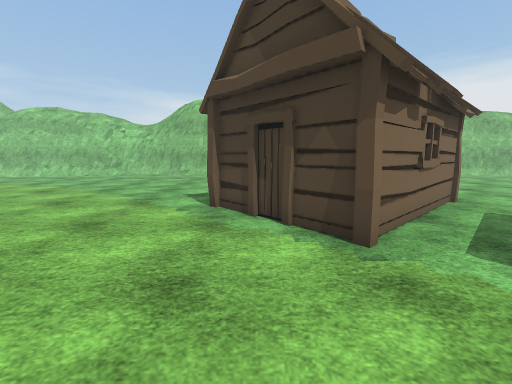
[1] (above)

21 first-person views from a walk through a Unity game level. The camera is 1.4 m above the floor, tilts 8° down and sees 90° across. The floor is counted in squares, 1 m on a side. Each view is taken from the middle of a square. On the plan, view 1 faces up. The plan holds only what a view shows up to about 13 squares ahead; the rest is blank. The place goes on beyond the plan. The player is left out. Some surface patterns are stand-ins.

[2]
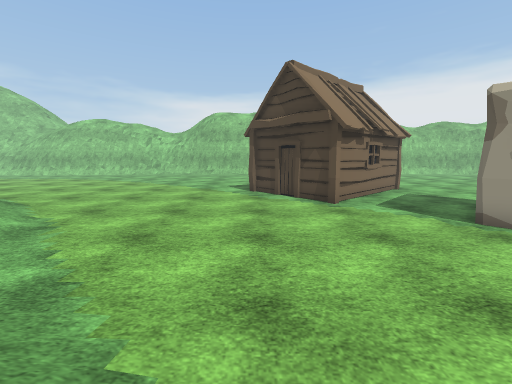

[3]
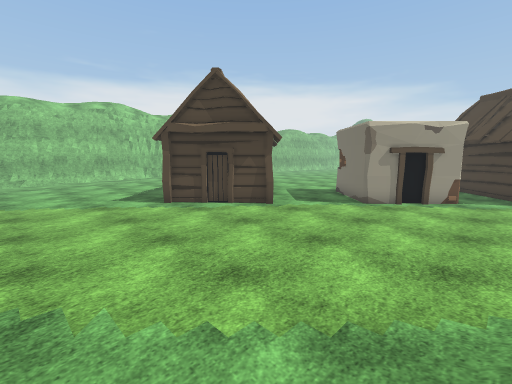

[4]
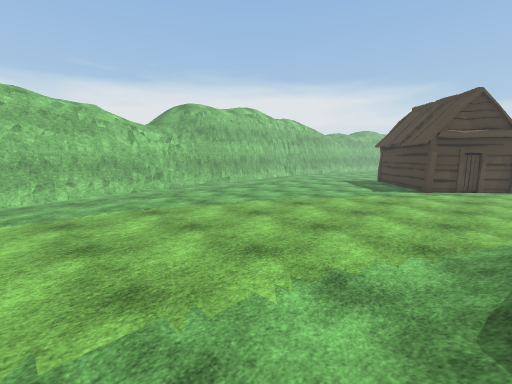

[5]
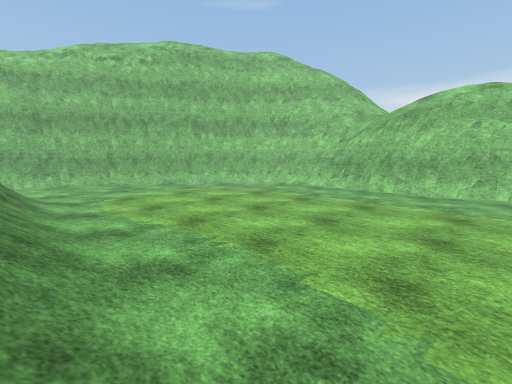

[6]
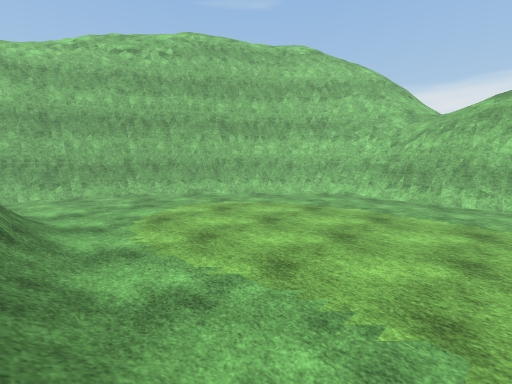

[7]
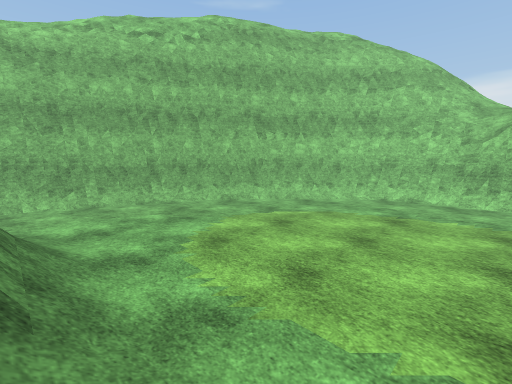

[8]
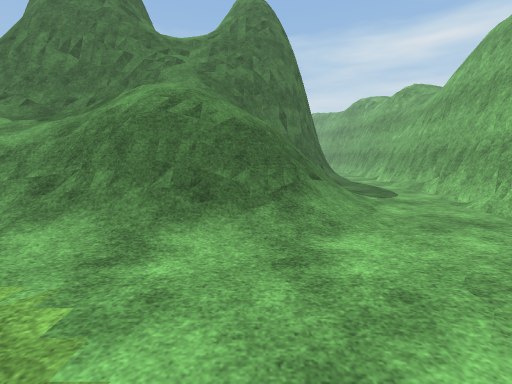

[9]
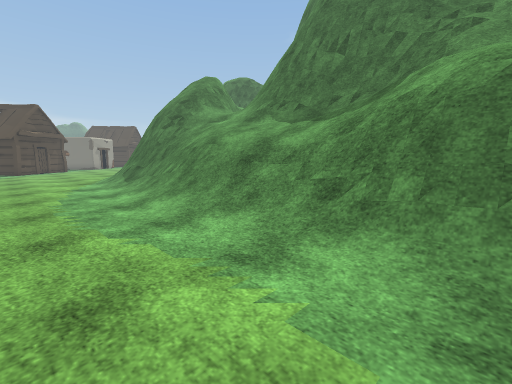

[10]
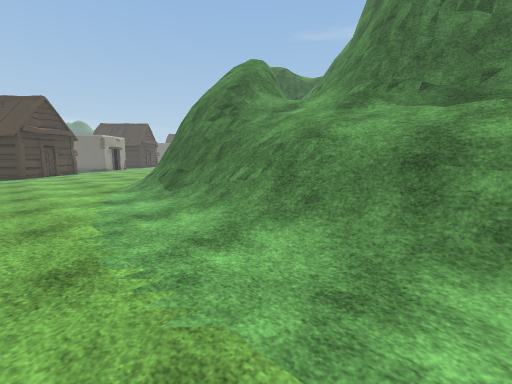

[11]
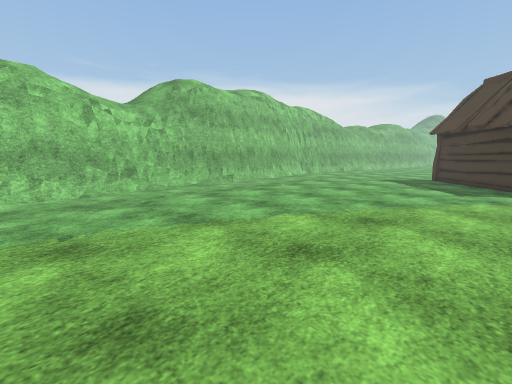

[12]
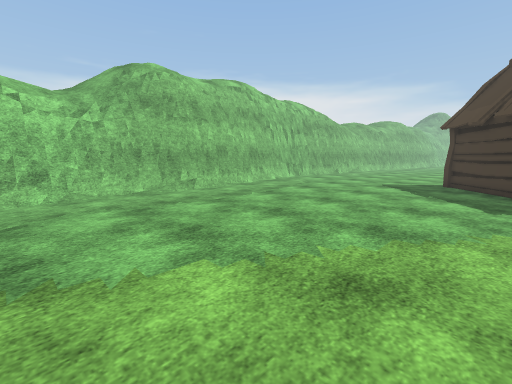

[13]
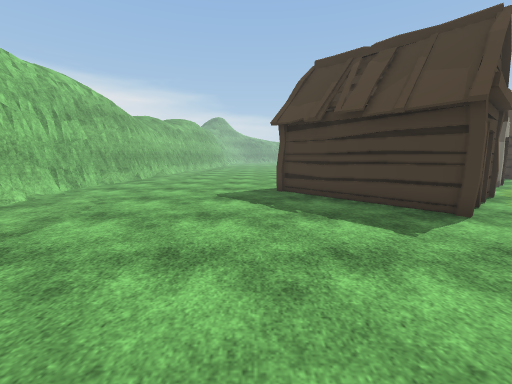

[14]
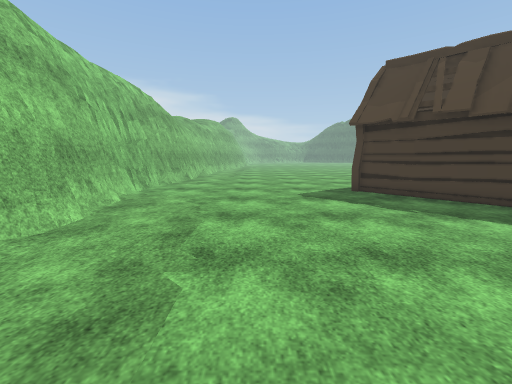

[15]
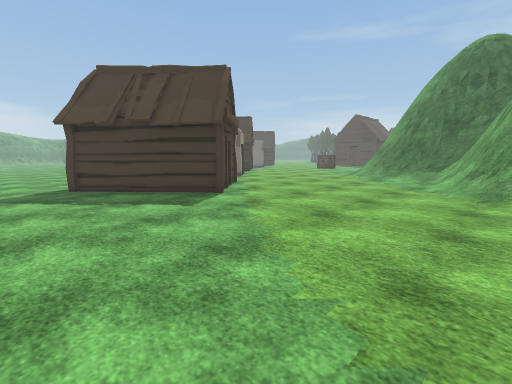

[16]
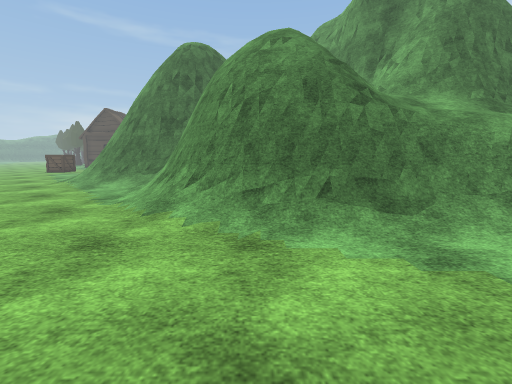

[17]
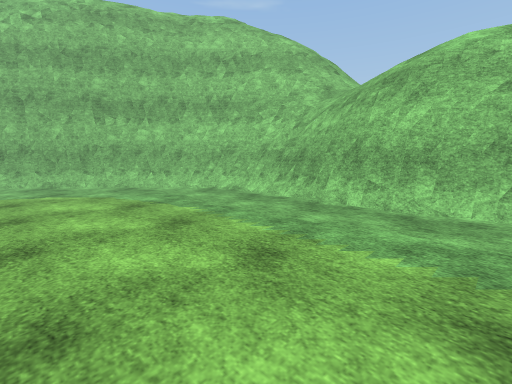

[18]
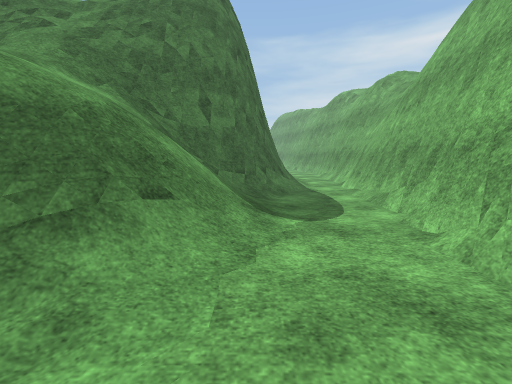

[19]
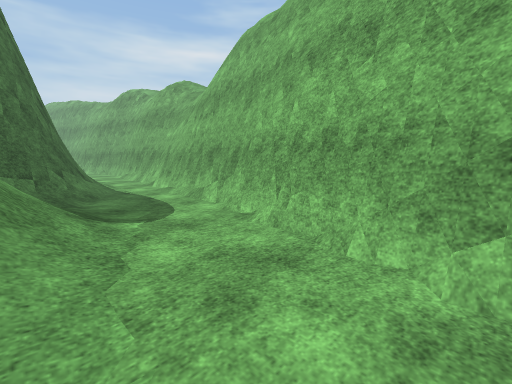

[20]
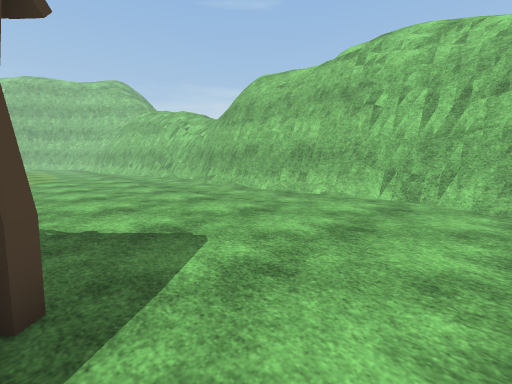

[21]
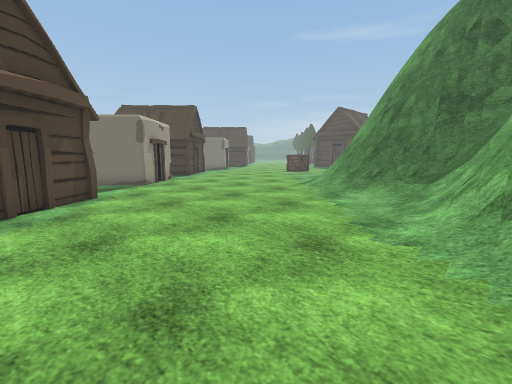

### Floor plan
Key: @ floor where view 1 was taken; # wall or solid block; . main floor; : floor 2.5 m higher than the main floor; + floor 3.5 m higher than the main floor; * floor 5.25 m higher than the main floor; % floor 6 m higher than the main floor; & floor 6.75 m higher than the main floor; / step, stairs or slope; = window, fence, low wall or low ledge; v drop or lower ground; H hut; O other object.
Columns run from 35 left of view 1 to 6 right of it. Each row starts with its distance up from view 1.
 24                                      &///
 23                           ////    ////////
 22            #=/          ///////////vvvvvvv
 21           v#=//   */////////vvv/vv     #
 20          v##=///////vvvv##################
 19         vv##=/vvvv ###############=.......
 18          ############==...................
 17         ###=====#=........................
 16        ##=................................
 15       ##..................................
 14    v ##...................................
 13   vv###...................................
 12  vv ##....................................
 11  v ##.................................H...
 10 vv #.................................HHH
  9 v ##................................HH
  8 v #................................H     H
  7 v##...............................H     H.
  6  ##................................H  HH..
  5  #............./....................HHH...
  4 ##..../=====//////////////...........H....
  3 ##.../=vvv#=//////===####=/..............O
  2 #=..//////////////// ######/............##
  1 #=..//////+//:://////==#####/...........##
  0 #.../////// /=====///===# ###......@....O#
 -1 #...//=#=//=######=//##%   #=............O
 -2 #.../=####/###   ##= ##    #=/............
 -3 #...#######=#     ## =     #=////.........
 -4 #..=##             #       #####=O...
 -5 =..##                         ###=.

Where each view was taken, in squares from view 1:
view 1: 0 up, 0 right, facing up
view 2: 5 down, 1 left, facing up
view 3: 3 down, 6 left, facing up-right
view 4: 4 up, 17 left, facing up-right
view 5: 4 up, 15 left, facing up-left
view 6: 4 up, 18 left, facing up-left
view 7: 4 up, 21 left, facing up-left
view 8: 9 up, 28 left, facing down
view 9: 8 up, 26 left, facing down-right
view 10: 8 up, 22 left, facing down-right
view 11: 8 up, 14 left, facing up-right
view 12: 9 up, 11 left, facing up-right
view 13: 12 up, 7 left, facing right
view 14: 15 up, 7 left, facing right
view 15: 13 up, 9 left, facing down-right
view 16: 9 up, 11 left, facing down
view 17: 10 up, 16 left, facing up-left
view 18: 6 up, 31 left, facing down
view 19: 6 up, 30 left, facing down-left
view 20: 11 up, 6 right, facing up-left
view 21: 6 up, 8 left, facing down-right
